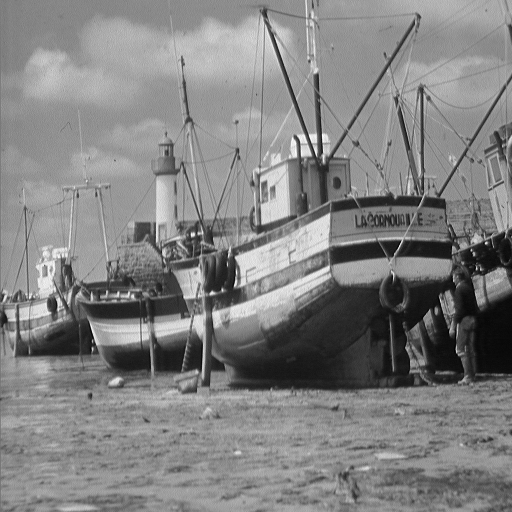
%> input picture boat.png, 512 x 512 px
$ octave demo_inpainting.m   (GNU Octave 9; MATLAB toolbox functions it lacks are replaced by stand-ins)
%> lines starting %> are read from the running program, lines starting %| are printed output that depends on the picture
### lq_pgd_mc.m
function [X, out] = lq_pgd_mc(q, Y, P, lamda, Xtrue, X0);

[m,n] = size(Y);

% Lipschitz constant
L = 1.001;

%Convergence setup
MAX_ITER = 2e3;
ABSTOL = 1e-7;

%Initialize
if nargin<6
	X = zeros(m,n);
else
    X = X0;
end

out.et = [];out.e = [];
num_stop = 0;

for iter = 1 : MAX_ITER

    Xm1 = X;

    [S,V,D] = svd(X - (1/L)*((X - Y).*P));
    v = shrinkage_Lq(diag(V), q, lamda, L);
    indx = find(v>0);
    X = S(:,indx)*diag(v(indx))*D(:,indx)';

    out.e  = [out.e, norm(X-Xm1,'fro')/norm(Xtrue,'fro')];

    %Check for convergence
    if (norm(X-Xm1,'fro')< sqrt(m*n)*ABSTOL)
        num_stop = num_stop + 1;
        if num_stop==3
            break;
        end
    else
        num_stop = 0;
    end

end

### shrinkage_Lq.m
function [x] = shrinkage_Lq(b, q, lam, L)

if (q==0)
    x = b;
    i1 = find(abs(b)<=sqrt(2*lam/L));
    x(i1) = 0;
elseif (q<1 && q>0)
    max_iter = 20;
    ABSTOL   = 1e-5;
    x    = zeros(length(b),1);
    beta = ( L / (lam*q*(1-q)) )^(1/(q-2));
    f1   = lam*q*beta.^(q-1) + L*beta - L*abs(b);
    i0   = find(f1<0);
    if ~isempty(i0)
        b_u = abs(b(i0));
        x_u = b_u;
        for i=1:max_iter
            deta_x = (lam*q*x_u.^(q-1) + L*x_u - L*b_u) ./ (lam*q*(q-1)*x_u.^(q-2) + L);
            x_u    = x_u - deta_x;
            if ( norm(deta_x) < sqrt(length(x_u))*ABSTOL )
                break;
            end
        end
        x_u = x_u .* sign(b(i0));
        i1 = find(L/2 * b_u.^2 - lam*abs(x_u).^q - L/2*(x_u-b(i0)).^2 < 0);
        x_u(i1) = 0;
        x(i0) = x_u;
    end
elseif (q==1)
    x = sign(b) .* max(abs(b)-lam/L, 0);
end

end

### demo_inpainting.m
clear all; clc; close all;

WIDTH = 512;
X = imresize(double(imread('boat.png')),[WIDTH, WIDTH]);
%> X: size 512x512 double; min 0, max 255, mean 129.7; mean of the top-left, top-right, bottom-left and bottom-right quarters 152.7, 138.1, 127.4, 100.6
[m,n] = size(X);
%> m = 512; n = 512

[S,V,D] = svd(X);
v = (diag(V));
%> v = 512 values, max 68183 at index 1, min 0.156 at index 512, mean 457.4

figure(1);subplot(121);
semilogy(1:m,v,'r-','linewidth',1); xlim([1,512]);%ylim([0.1,1e5]);
ylabel('Singular value');title('No-strictly low-rank');
legend('No-strictly low-rank');

% ---strictly low-rank----------
r = round(0.15*WIDTH);
[S,V,D] = svd(X);
X = S(:,1:r)*V(1:r,1:r)*D(:,1:r)';


subplot(122);
semilogy(1:m,v,'b-','linewidth',2); xlim([1,512]);%ylim([0.1,1e5]);
ylabel('RelErr');xlabel('q');
legend('SLR');title('Strictly low-rank')


J = randperm(m*n);
J = J(1:round(0.5*m*n));    % sampling ratio
P = zeros(m*n,1);
P(J) = 1;
P = reshape(P,[m,n]);   % Projection Matrix

% ----entry-wise noise----------
Y = X(:);
SNR = 40;
noise = randn(m*n,1);
noise = noise/std(noise) *10^(-SNR/20)*std(Y);
Y = Y + noise;

% ---partial observation---------
Y = reshape(Y,[m,n]).*P;
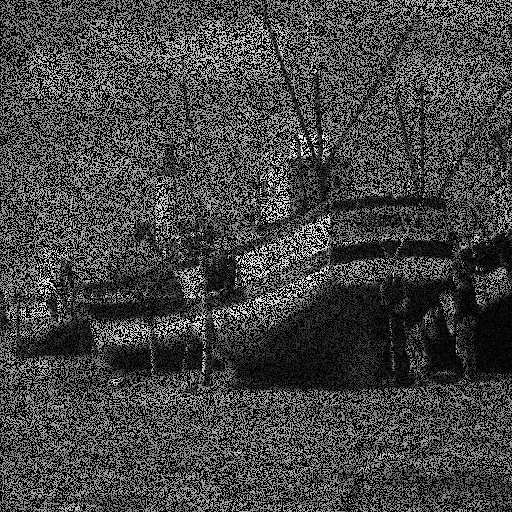
%> Y: size 512x512 double; min -2.91, max 253, mean 64.9; drawn with min black and max white


figure(2); subplot(1,3,1);
imshow(uint8(Y));
title('Partial observation (50%)');


%  L1 --------------------
[X_l1, out]  = lq_pgd_mc(1, Y, P, 10, X, zeros(size(Y)));
%> (the run ends here)
